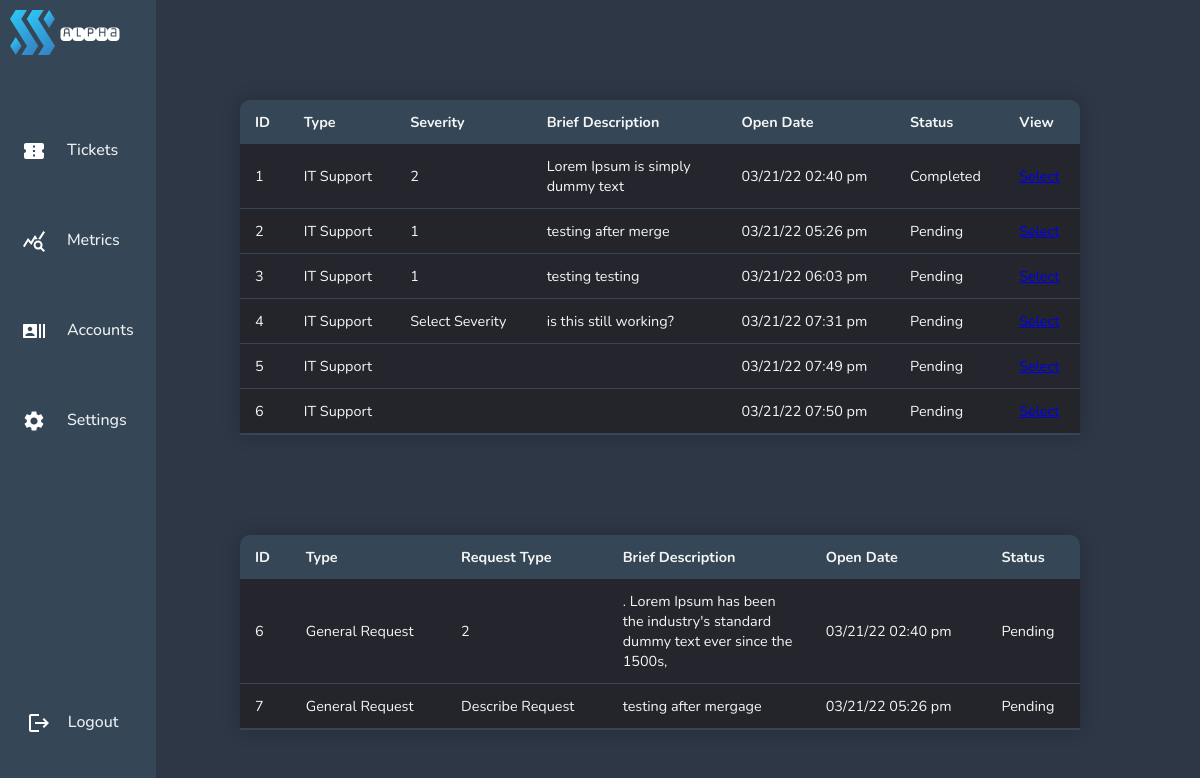
Page /pages/adminviewticket.php on the earlier database version.
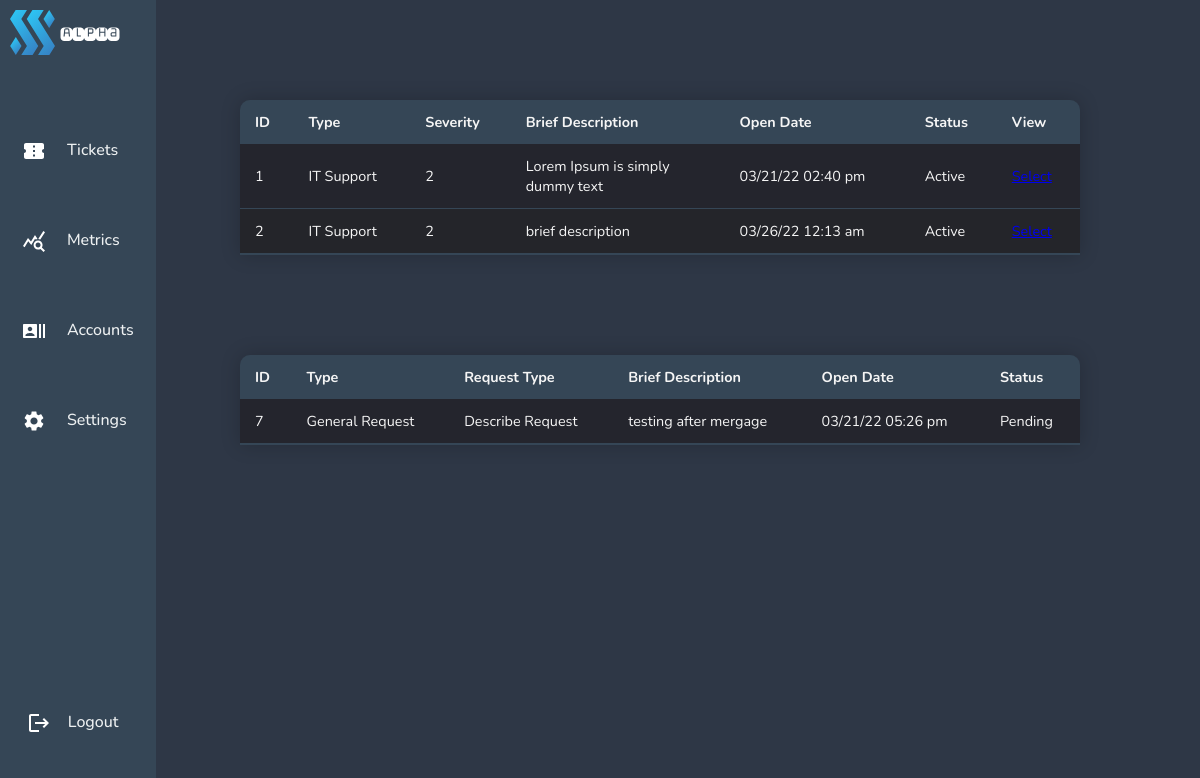
Same page on the later database version.
### tables this page shows
CREATE TABLE "itticket" (
	"id"	INTEGER,
	"user"	INTEGER,
	"type"	TEXT,
	"severity"	BLOB,
	"brief"	INTEGER,
	"full"	TEXT,
	"createdon"	TEXT,
	"status"	TEXT,
	"comment"	TEXT,
	"updatedon"	TEXT,
	PRIMARY KEY("id")
);

CREATE TABLE "requestticket" (
	"id"	INTEGER,
	"type"	TEXT,
	"request"	TEXT,
	"brief"	TEXT,
	"full"	TEXT,
	"status"	TEXT,
	"createdon"	TEXT,
	PRIMARY KEY("id" AUTOINCREMENT)
);

### pages/adminviewticket.php (the view, shortened to what this page needs)
<!DOCTYPE html>
<html lang="en">
<head>
    <?php include'../navigation/admindashnavbar.php';
    require ('../config/dbcon.php'); ?>
    <link rel="stylesheet" href="../navigation/admindashnavbar.css">
    <link rel="stylesheet" href="../css/admintickettable.css">
</head>
<body bgcolor="#2E3746">
<div class="full-screen-container">
    <?php
    $query = "SELECT * FROM itticket";
    $statement = $conn->prepare($query);
    $statement->execute();
    $statement->setFetchMode(PDO::FETCH_OBJ);
    $result = $statement->fetchAll();
    ?>
    <table class="ticket-table">
        <thead>
        <tr>
            <th>ID</th>
            <th>Type</th>
            <th>Severity</th>
            <th>Brief Description</th>
            <th> Open Date</th>
            <th>Status</th>
            <th>View</th>
        </tr>
        </thead>
        <?php foreach($result as $data) { ?>
            <tr>
                <td><?= $data->id; ?> </td>
                <td><?= $data->type; ?> </td>
                <td><?= $data->severity; ?> </td>
                <td><?= $data->brief; ?> </td>
                <td><?= $data->createdon ?> </td>
                <td><?= $data->status; ?> </td>
                <td>
                    <a href="../pages/admin-select-ticket.php?id=<?= $data->id; ?>" class="selectbutton">Select</a>
                </td>
            </tr>
            <?php
        }
        ?>
    </table>
    <?php
    $query = "SELECT * FROM requestticket";
    $statement = $conn->prepare($query);
    $statement->execute();
    $statement->setFetchMode(PDO::FETCH_OBJ);
    $result = $statement->fetchAll();
    ?>
    <table class="ticket-table" >
        <thead>
        <tr>
            <th>ID</th>
            <th>Type</th>
            <th>Request Type</th>
            <th>Brief Description</th>
            <th>Open Date</th>
            <th>Status</th>
        </tr>
        </thead>
        <?php foreach($result as $data) { ?>
            <tr>
                <td><?= $data->id; ?> </td>
                <td><?= $data->type; ?> </td>
                <td><?= $data->request; ?> </td>
                <td><?= $data->brief; ?> </td>
                <td><?= $data->createdon; ?> </td>
                <td><?= $data->status; ?> </td>
            </tr>
            <?php
        }
        ?>
    </table>
</div>
</body>
</html>

### navigation/admindashnavbar.php (shortened to what this page needs)
<!DOCTYPE html>
    <head>
        <link rel="stylesheet" href="admindashnavbar.css">
    </head>
    <body>
    <div class="navbar">
        <header>
            <a class="logo" href="/"><img src="../images/logo.svg" width="45" height="45" alt="logo"></a>
            <a class="logo2" href="/"><img src="../images/alpha.svg" width="60" height="60" alt="logo"></a>
            <nav>
                <ul class="nav__links">
                    <li><a href="../pages/adminviewticket.php" class="link1">&nbsp;&nbsp;&nbsp;&nbsp;&nbsp;Tickets</a></li>
                    <li><a href="#" class="link2">&nbsp;&nbsp;&nbsp;&nbsp;&nbsp;Metrics</a></li>
                    <li><a href="../pages/accounts.php" class="link3">&nbsp;&nbsp;&nbsp;&nbsp;&nbsp;Accounts</a></li>
                    <li><a href="#" class="link4">&nbsp;&nbsp;&nbsp;&nbsp;&nbsp;Settings</a></li>
                </ul>
            </nav>
            <a class="cta" href="../pages/home.php">&nbsp;&nbsp;&nbsp;&nbsp;Logout</a>
        </header>
    </div>
    </body>
</html>

### navigation/admindashnavbar.css (style rules this page uses)
* { box-sizing: border-box; margin: 0; padding: 0; }
header { flex-direction: column; height: 100%; width: 13%; top: 0; left: 0; position: fixed; background-color: #354656 ; }
.logo { position: fixed; top: 10px; left: 10px; z-index: 9999; }
.logo2 { position: fixed; top: 4px; left: 60px; }
.nav__links a, .cta, .overlay__content a { display: flex; justify-content: flex-start; font-family: "Nunito", sans-serif; font-size: medium; font-weight: 500; color: #edf0f1; text-decoration: none; }
.link1::before { white-space: normal; content: url("../images/ticketicon.svg"); margin-left: 4px; }
.link2::before { content: url("../images/metricsicon.svg"); margin-left: 4px; }
.link3::before { content: url("../images/accountsicon.svg"); margin-left: 4px; }
.link4::before { content: url("../images/settingsicon.svg"); margin-left: 4px; }
.nav__links { list-style: none; display: flex; flex-direction: column; justify-content: space-between; padding-top: 300px; position: fixed; top: 100px; left: 0px; z-index: 9999; padding: 9px 17px; }
.nav__links li { padding: 30px 20px; padding-left: 1px; }
.nav__links li a { transition: color 0.3s ease 0s; }
.cta { position: fixed; bottom: 50px; left: 10px; z-index: 9999; padding: 9px 17px; background-color: transparent; border: none; border-radius: 15px; cursor: pointer; transition: background-color 0.3s ease 0s; }
.cta:before { content: url("../images/logouticon.svg"); }

### css/admintickettable.css (style rules this page uses)
* { box-sizing: border-box; font-family: "Nunito", sans-serif; }
.ticket-table { table-layout: fixed; margin-top: 100px; margin-left: 20%; margin-right: auto; margin-bottom: 0px; font-size: 0.9em; min-width: 70%; max-width: 70%; border-collapse: collapse; border-radius: 10px 10px 0 0; box-shadow: 0 0 20px rgba(0, 0 ,0, 0.20); overflow: hidden; }
.ticket-table thead tr { background-color: #354656; color: whitesmoke; text-align: left; font-weight: bold; }
.ticket-table th, .ticket-table td { max-width:180px; word-wrap:break-word; padding: 12px 15px; }
.ticket-table tbody tr { border-bottom: 1px solid #354656; color: whitesmoke; }
.ticket-table tbody tr:nth-of-type(even) { background-color: #24252a; }
.ticket-table tbody tr:nth-of-type(odd) { background-color: #24252d; }
.ticket-table tbody tr:last-of-type { border-bottom: 2px solid #354656; }

Differences in the rows shown:
removed itticket: id "3", type "IT Support", severity "1", brief "testing testing", createdon "03/21/22 06:03 pm", status "Pending"
removed itticket: id "4", type "IT Support", severity "Select Severity", brief "is this still working?", createdon "03/21/22 07:31 pm", status "Pending"
removed itticket: id "5", type "IT Support", createdon "03/21/22 07:49 pm", status "Pending"
removed itticket: id "6", type "IT Support", createdon "03/21/22 07:50 pm", status "Pending"
removed requestticket: id "6", type "General Request", request "2", brief ". Lorem Ipsum has been the industry's standard dummy text ever since the 1500s,", createdon "03/21/22 02:40 pm", status "Pending"
changed itticket "Lorem Ipsum is simply dummy text": status "Completed" → "Active"
changed itticket id 2: severity "1" → "2"; brief "testing after merge" → "brief description"; createdon "03/21/22 05:26 pm" → "03/26/22 12:13 am"; status "Pending" → "Active"
